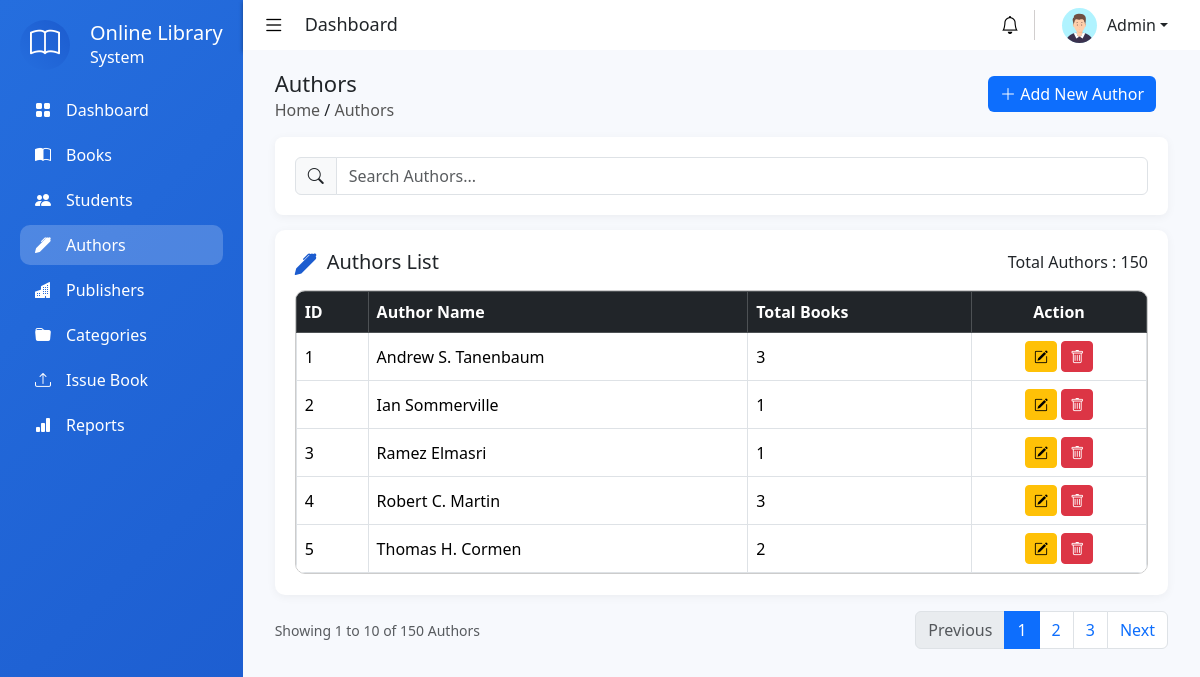
Screenshot of /admin/authors.php (signed in) with the database file from the repository.
### tables this page shows
CREATE TABLE `author` (
  `author_id` int(11) NOT NULL,
  `author_name` varchar(100) NOT NULL
);

### admin/authors.php (the view, shortened to what this page needs)
<?php
require_once '../includes/db.php';
$query = "
    SELECT
        a.author_id,
        a.author_name,
        COUNT(b.book_id) AS total_books
    FROM author a
    LEFT JOIN book b
        ON a.author_id = b.author_id
    GROUP BY
        a.author_id,
        a.author_name
    ORDER BY
        a.author_name ASC
";
$result = $conn->query($query);
?>
<!DOCTYPE html>
<html lang="en">
<head>
    <link rel="stylesheet" href="https://cdn.jsdelivr.net/npm/bootstrap@5.3.8/dist/css/bootstrap.min.css">
    <link rel="stylesheet" href="https://cdn.jsdelivr.net/npm/bootstrap-icons@1.13.1/font/bootstrap-icons.min.css">
    <link rel="stylesheet" href="../assets/css/style.css">
</head>
<body>
    <div class="container-fluid m-0 p-0 d-flex">
        <?php include '../includes/sidebar.php'; ?>
        <div class="main-container flex-grow-1">
            <?php include '../includes/header.php'; ?>
            <main class="main-content">
                <div class="container-fluid">
                    <div class="page-header d-flex align-item-center justify-content-between">
                        <div class="title">
                            <h3>Authors</h3>
                            <span>
                                <a href="dashboard.php">Home</a> /
                                <a href="authors.php">Authors</a>
                            </span>
                        </div>
                        <div class="btn">
                            <button id="addAuthorBtn" class="btn btn-primary" data-bs-toggle="modal" data-bs-target="#addAuthorModal">
                                <i class="bi bi-plus-lg"></i>
                                Add New Author
                            </button>
                        </div>
                    </div>
                    <div class="filter-card">
                        <div class="row g-3 align-items-end">
                            <div class="col-lg-12">
                                <div class="input-group">
                                    <span class="input-group-text">
                                        <i class="bi bi-search"></i>
                                    </span>
                                    <input
                                        type="text"
                                        class="form-control"
                                        placeholder="Search Authors...">
                                </div>
                            </div>
                        </div>
                    </div>
                    <div class="table-card">
                        <div class="table-header">
                            <div class="d-flex align-item-center justify-content-between">
                                <h5 class="mb-0">
                                    <i class="bi bi-pen-fill"></i>
                                    Authors List
                                </h5>
                                <p class="text-dark">
                                    Total Authors : 150
                                </p>
                            </div>
                        </div>
                        <div class="table-responsive">
                            <table class="table table-hover table-bordered align-middle mb-0">
                                <thead class="table-dark">
                                    <tr>
                                        <th>ID</th>
                                        <th>Author Name</th>
                                        <th>Total Books</th>
                                        <th class="text-center">Action</th>
                                    </tr>
                                </thead>
                                <tbody>
                                    <?php
                                    $sn = 1;
                                    while ($row = $result->fetch_assoc()) :
                                    ?>
                                        <tr>
                                            <td><?= $sn++ ?></td>
                                            <td><?= htmlspecialchars($row["author_name"]) ?></td>
                                            <td><?= $row["total_books"] ?></td>
                                            <td class="text-center">
                                                <button
                                                    class="btn btn-warning btn-sm edit-author"
                                                    data-id="<?= $row["author_id"] ?>">
                                                    <i class="bi bi-pencil-square"></i>
                                                </button>
                                                <button
                                                    class="btn btn-danger btn-sm delete-author"
                                                    data-id="<?= $row["author_id"] ?>"
                                                    data-name="<?= htmlspecialchars($row["author_name"]) ?>">
                                                    <i class="bi bi-trash"></i>
                                                </button>
                                            </td>
                                        </tr>
                                    <?php endwhile; ?>
                                </tbody>
                            </table>
                        </div>
                    </div>
                    <div class="pagination-card mt-3">
                        <div class="d-flex justify-content-between align-items-center flex-wrap">
                            <small class="text-muted">
                                Showing 1 to 10 of 150 Authors
                            </small>
                            <nav>
                                <ul class="pagination mb-0">
                                    <li class="page-item disabled">
                                        <a class="page-link" href="#">
                                            Previous
                                        </a>
                                    </li>
                                    <li class="page-item active">
                                        <a class="page-link" href="#">
                                            1
                                        </a>
                                    </li>
                                    <li class="page-item">
                                        <a class="page-link" href="#">
                                            2
                                        </a>
                                    </li>
                                    <li class="page-item">
                                        <a class="page-link" href="#">
                                            3
                                        </a>
                                    </li>
                                    <li class="page-item">
                                        <a class="page-link" href="#">
                                            Next
                                        </a>
                                    </li>
                                </ul>
                            </nav>
                        </div>
                    </div>
                </div>
            </main>
        </div>
    </div>
</body>
</html>

### assets/css/style.css (style rules this page uses)
* { margin: 0; padding: 0; box-sizing: border-box; }
body { height: 100vh; overflow: hidden; }
.main-content { width: 100%; height: calc(100vh - 50px); padding: 20px; background-color: #f7f9fd; overflow-y: auto; }
.table-responsive { border: 1px solid #ccc; border-radius: 10px; margin-bottom: 20px; }
.main-content .page-header .title h3 { font-size: 22px; margin: 0 0 2px 0; }
.title span a { text-decoration: none; color: #555; }
.page-header .btn { border: none; }
.filter-card { margin: 15px 0; padding: 20px; background-color: #fff; border-radius: 8px; box-shadow: 0 2px 10px rgba(0, 0, 0, .05); }
.table-card { background-color: #fff; border-radius: 10px; padding: 20px 20px 1px 20px; box-shadow: 0 2px 10px rgba(0, 0, 0, .05); }
.table-header div h5 { display: flex; gap: 10px; }
.table-header div h5 i { color: #1c5ccf; font-size: 22px; }
.table th, .table td { vertical-align: middle; }
.table td:nth-child(4), .table td:nth-child(8), .table td:nth-child(9) { white-space: nowrap; }

### rows the page displays
author: author_name "Andrew S. Tanenbaum", total_books "3"
author: author_name "Ian Sommerville", total_books "1"
author: author_name "Ramez Elmasri", total_books "1"
author: author_name "Robert C. Martin", total_books "3"
author: author_name "Thomas H. Cormen", total_books "2"
